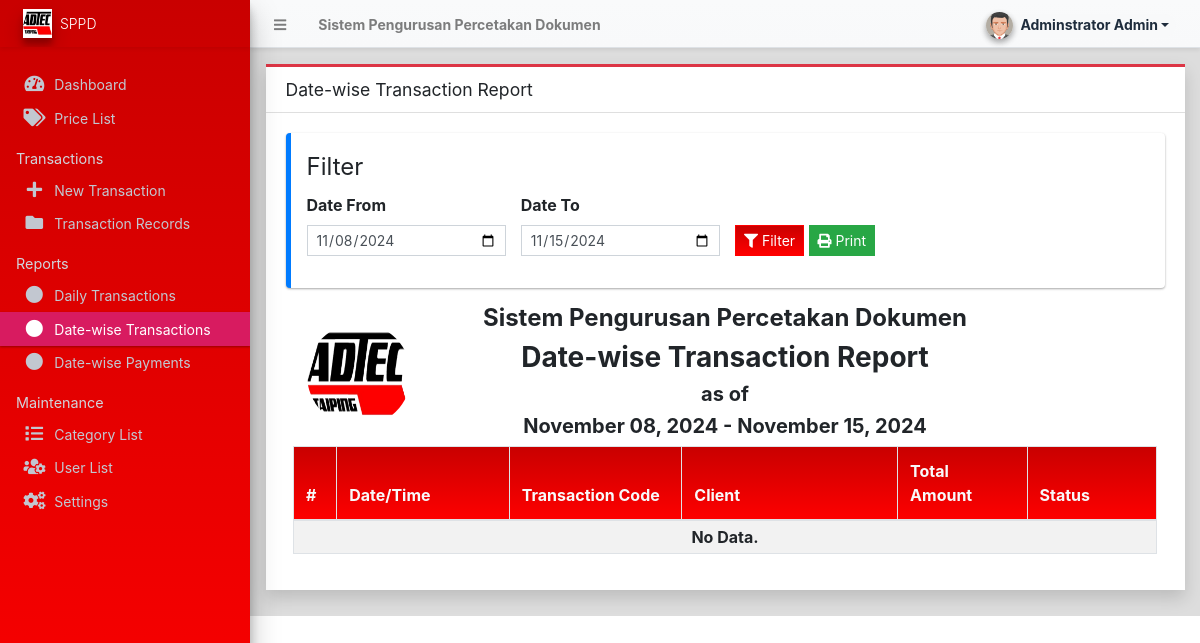
The page /admin/?page=reports/date_wise_transaction (signed in) on the database as committed earlier.
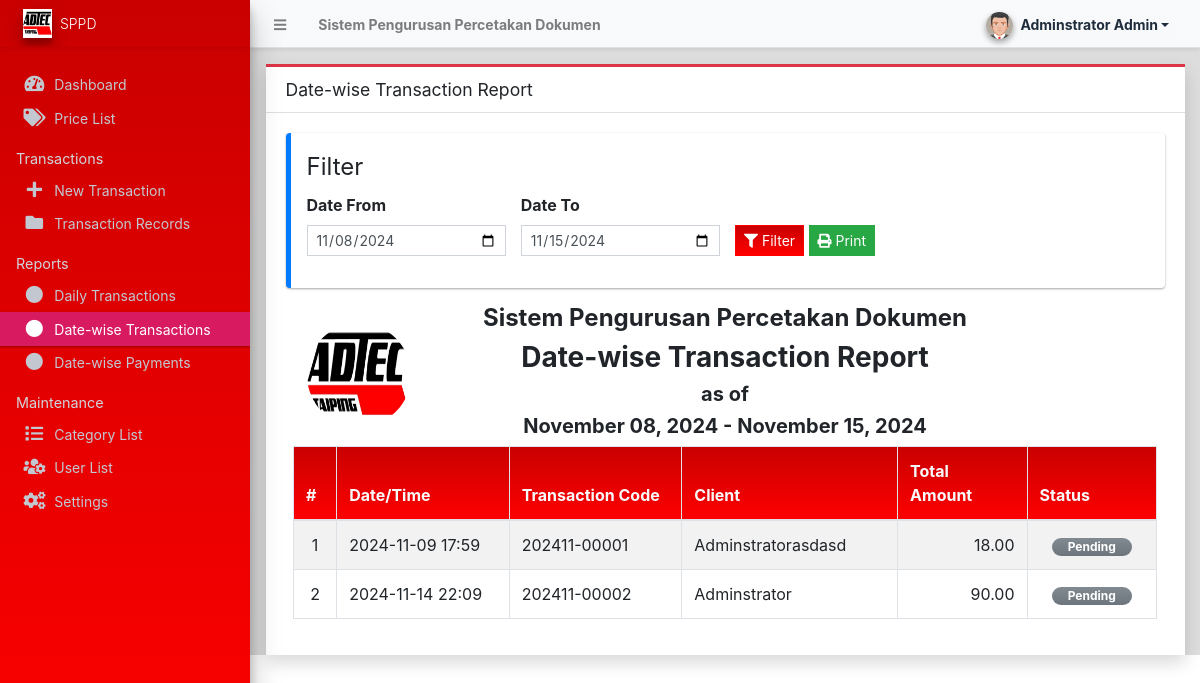
The same page on the database as committed later.
### tables this page shows
CREATE TABLE IF NOT EXISTS `transaction_list` (
  `id` int NOT NULL AUTO_INCREMENT,
  `code` varchar(100) NOT NULL,
  `user_id` int DEFAULT NULL,
  `client_name` text NOT NULL,
  `client_contact` text NOT NULL,
  `client_address` text NOT NULL,
  `total_amount` float NOT NULL DEFAULT '0',
  `paid_amount` float NOT NULL DEFAULT '0',
  `balance` float NOT NULL DEFAULT '0',
  `payment_status` tinyint(1) NOT NULL DEFAULT '0' COMMENT '0=Unpaid, 1=partially paid, 2= paid',
  `status` tinyint(1) NOT NULL DEFAULT '0' COMMENT '0=pending, 1= On-process, 2= done',
  `date_created` datetime NOT NULL DEFAULT CURRENT_TIMESTAMP,
  `date_updated` datetime DEFAULT NULL ON UPDATE CURRENT_TIMESTAMP,
  PRIMARY KEY (`id`)
);

### classes/DBConnection.php (called while the page is built, shortened)
<?php
class DBConnection{
    private $host = DB_SERVER;
    private $username = DB_USERNAME;
    private $password = DB_PASSWORD;
    private $database = DB_NAME;
    public $conn;
    public function __construct(){
        if (!isset($this->conn)) {
            $this->conn = new mysqli($this->host, $this->username, $this->password, $this->database);
        }
    }
}
?>

### classes/SystemSettings.php (called while the page is built, shortened)
<?php
class SystemSettings extends DBConnection{
	function info($field=''){
		if(!empty($field)){
			if(isset($_SESSION['system_info'][$field]))
				return $_SESSION['system_info'][$field];
			else
				return false;
		}else{
			return false;
		}
	}
}
$_settings = new SystemSettings();
?>

### config.php (called while the page is built, shortened)
<?php
require_once('classes/DBConnection.php');
require_once('classes/SystemSettings.php');
function validate_image($file){
	if(!empty($file)){
        $ex = explode('?',$file);
        $file = $ex[0];
        $param =  isset($ex[1]) ? '?'.$ex[1]  : '';
		if(is_file(base_app.$file)){
			return base_url.$file.$param;
		}else{
			return base_url.'dist/img/no-image-available.png';
		}
	}else{
		return base_url.'dist/img/no-image-available.png';
	}
}
?>

### admin/reports/date_wise_transaction.php (the view, shortened to what this page needs)
<?php
$from = isset($_GET['from']) ? $_GET['from'] : date("Y-m-d",strtotime(date("Y-m-d")." -1 week"));
$to = isset($_GET['to']) ? $_GET['to'] : date("Y-m-d",strtotime(date("Y-m-d")));
?>
<div class="card card-outline card-red rounded-0 shadow">
	<div class="card-header">
		<h3 class="card-title">Date-wise Transaction Report</h3>
	</div>
	<div class="card-body">
		<div class="callout border-primary">
			<fieldset>
				<legend>Filter</legend>
					<form action="" id="filter">
						<div class="row align-items-end">
							<div class="form-group col-md-3">
								<label for="from" class="control-label">Date From</label>
                                <input type="date" name="from" id="from" value="<?= $from ?>" class="form-control form-control-sm rounded-0">
							</div>
							<div class="form-group col-md-3">
								<label for="to" class="control-label">Date To</label>
                                <input type="date" name="to" id="to" value="<?= $to ?>" class="form-control form-control-sm rounded-0">
							</div>
							<div class="form-group col-md-4">
                                <button class="btn btn-primary btn-flat btn-sm"><i class="fa fa-filter"></i> Filter</button>
			                    <button class="btn btn-sm btn-flat btn-success" type="button" id="print"><i class="fa fa-print"></i> Print</button>
							</div>
						</div>
					</form>
			</fieldset>
		</div>
		<div id="outprint">
        <div class="container-fluid">
			<div class="row">
				<div class="col-2 d-flex justify-content-center align-items-center">
					<img src="<?= validate_image($_settings->info('logo')) ?>" class="img-circle" id="sys_logo" alt="System Logo">
				</div>
				<div class="col-8">
					<h4 class="text-center"><b><?= $_settings->info('name') ?></b></h4>
					<h3 class="text-center"><b>Date-wise Transaction Report</b></h3>
					<h5 class="text-center"><b>as of</b></h5>
					<h5 class="text-center"><b><?= date("F d, Y", strtotime($from)). " - ".date("F d, Y", strtotime($to)) ?></b></h5>
				</div>
				<div class="col-2"></div>
			</div>
			<table class="table table-bordered table-hover table-striped">
				<colgroup>
					<col width="5%">
					<col width="20%">
					<col width="20%">
					<col width="25%">
					<col width="15%">
					<col width="15%">
				</colgroup>
				<thead>
					<tr class="bg-gradient-red text-light">
						<th>#</th>
						<th>Date/Time</th>
						<th>Transaction Code</th>
						<th>Client</th>
						<th>Total Amount</th>
						<th>Status</th>
					</tr>
				</thead>
				<tbody>
					<?php
						$i = 1;
						$qry = $conn->query("SELECT * from `transaction_list` where date(date_created) between '{$from}' and '{$to}' order by unix_timestamp(date_created) asc ");
						while($row = $qry->fetch_assoc()):
					?>
						<tr>
							<td class="text-center"><?php echo $i++; ?></td>
							<td class=""><?php echo date("Y-m-d H:i",strtotime($row['date_created'])) ?></td>
							<td class=""><p class="m-0"><?php echo $row['code'] ?></p></td>
							<td class=""><p class="m-0"><?php echo $row['client_name'] ?></p></td>
							<td class="text-right"><?= number_format($row['total_amount'],2) ?></td>
							<td class="text-center">
								<?php
									switch ($row['status']){
										case 0:
											echo '<span class="rounded-pill badge badge-secondary bg-gradient-secondary px-3">Pending</span>';
											break;
									}
								?>
							</td>
						</tr>
					<?php endwhile; ?>
					<?php if($qry->num_rows <= 0): ?>
						<tr>
							<th class="py-1 text-center" colspan="6">No Data.</th>
						</tr>
					<?php endif; ?>
				</tbody>
			</table>
		</div>
		</div>
	</div>
</div>

Rows that differ between the two databases and show on the page:
added transaction_list: date_created "2024-11-09 17:59", code "202411-00001", client_name "Adminstratorasdasd", total_amount "18.00", status "Pending"
added transaction_list: date_created "2024-11-14 22:09", code "202411-00002", client_name "Adminstrator", total_amount "90.00", status "Pending"
Other text that changed with them:
text no longer shown: "No Data."
